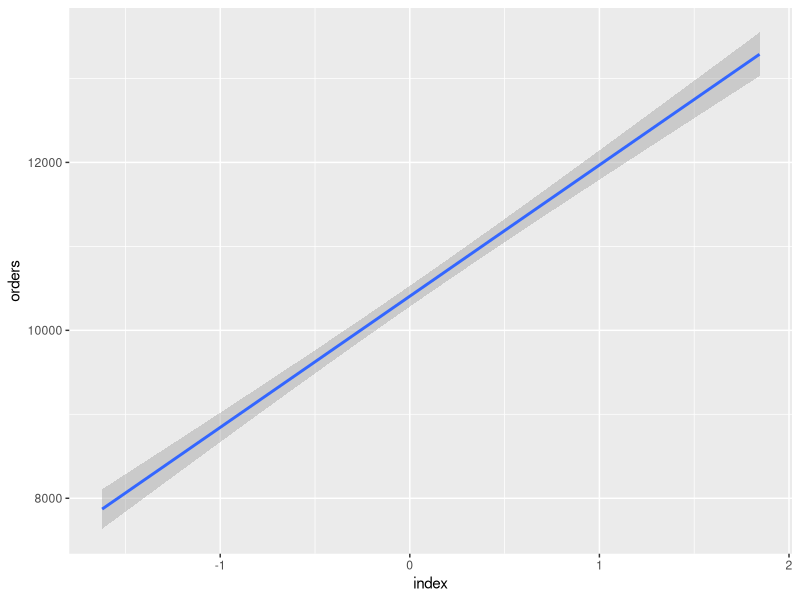
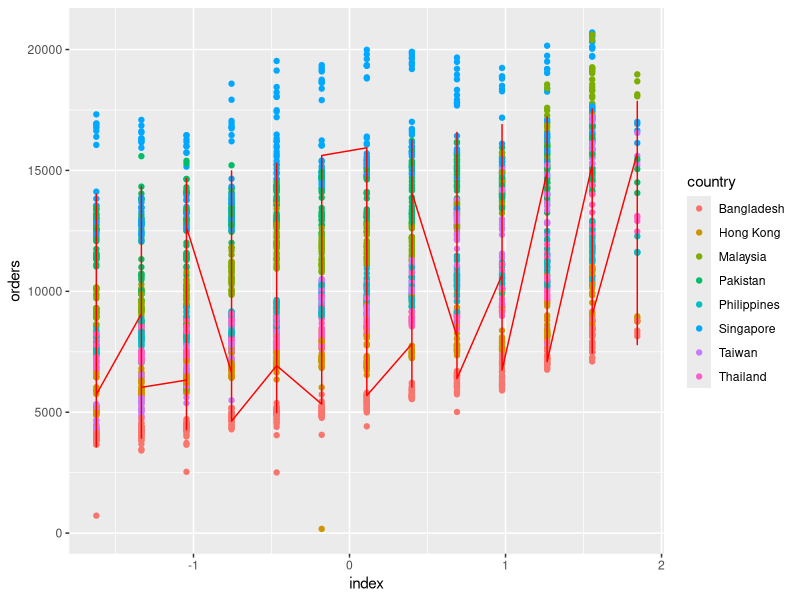
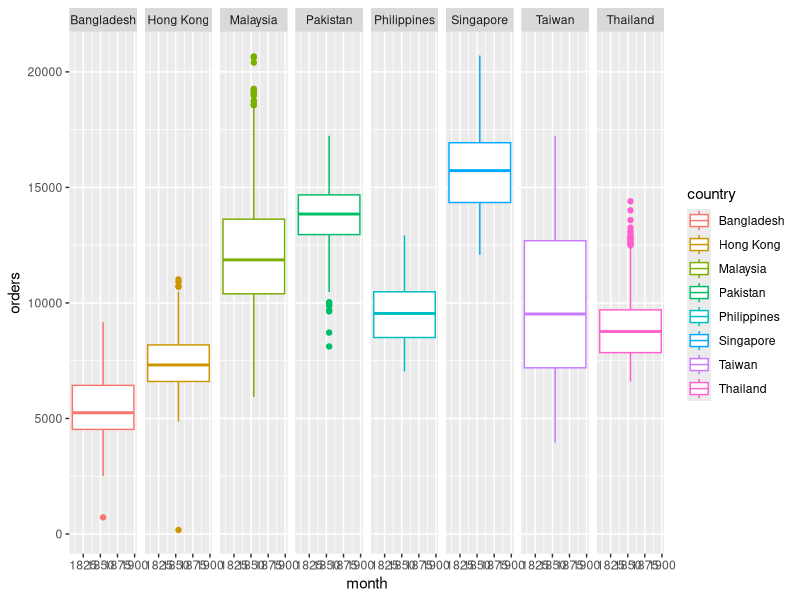
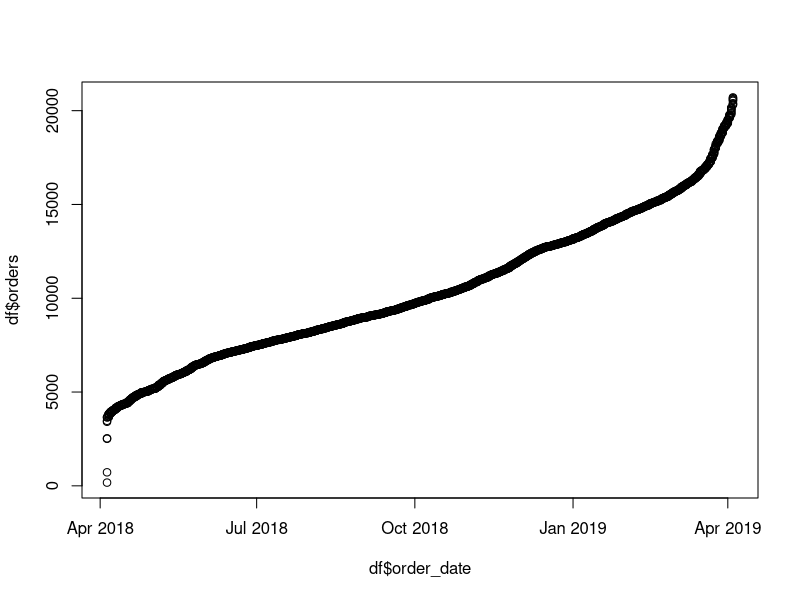

These figures' R source, in order:
rm(list=ls())
library(ggplot2)
library(dplyr)
library(tidyverse)
library(readr)
library(readxl)
library(GGally)
library(magrittr)

#initial data load
df<-read_excel('data.xlsx')
df$month<-as.numeric(format(as.Date(df$order_date), "%y%m"))
df$day<-strftime(df$order_date,"%A")
df<-df %>% select(order_date,country,orders,utr,month,day)
is_wknd<-function(x){
  var=0
  if(x %in% c("Saturday","Sunday")){
    var=1
  }
  return(var)
}
df$is_wknd<-as.factor(sapply(df$day,is_wknd))
#initializee dummies
months<-unique(df$month)
rvec<-c()
for(d in df$month){
  for(i in seq(1,13)){
    if(d==months[i]){
      rvec<-c(rvec,i)
    }
  } 
}
df$index<-rvec 
df$country<-as.factor(df$country)


#country vs time regression
df.country.lm<-df %>% select(index,country,orders)
df.country.lm$index<-scale(df.country.lm$index)
country.lm<-lm(orders~country*index,data=df.country.lm)
summary(country.lm)
ggplot(data=df.country.lm,aes(x=index,y=orders)) + geom_smooth(method='lm')
#interaction plots
df.int<-df %>% group_by(country,is_wknd) %>% summarise(mean(orders))
colnames(df.int)<-c("country","is_wknd","mean_orders")
predicted_df <- data.frame(order_pred = predict(country.lm, df.country.lm), index=scale(df$index))

ggplot(df.country.lm,aes(x=index,y=orders,colour=country))+ geom_point() + geom_line(color='red',data = predicted_df, aes(x=index, y=order_pred)) 


#boxplot overall
ggplot(data=df,aes(x=month,y=orders,colour=country))+geom_boxplot()+facet_grid(~country)

aov(data=df.int,mean_orders~country*is_wknd)
qqplot(x=df$order_date,y=df$orders)
summary(aov(mean_orders~country+is_wknd+country:is_wknd,data=df.int))



